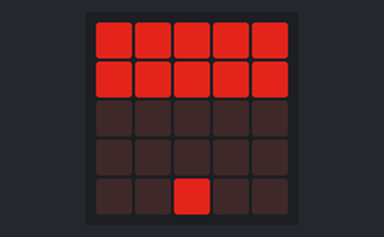
Bench run of a program on a simulated BBC micro:bit running MicroPython. Parts: the board's 5×5 LED display. Dim RGB values are drawn brighter than linear.

Above: at 0.1 s.
At 1.1 s:
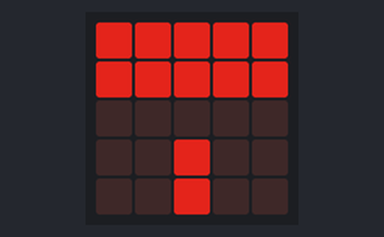
At 2.1 s:
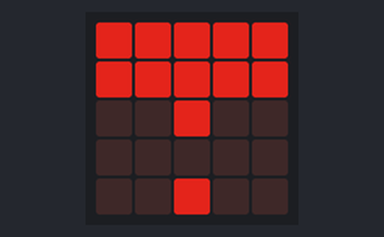
At 3.1 s:
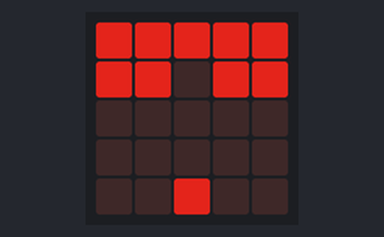

The program:

space_invaders_V0.1.py
```python
# Add your Python code here. E.g.
from microbit import *


while True:
    display.show(Image('66666:'
                   '66666:'
                   '00000:'
                   '00000:'
                   '00600'))
    sleep(1000)
    display.show(Image('66666:'
                   '66666:'
                   '00000:'
                   '00600:'
                   '00600'))
    sleep(1000)
    display.show(Image('66666:'
                   '66666:'
                   '00600:'
                   '00000:'
                   '00600'))
    sleep(1000)
    display.show(Image('66666:'
                   '66066:'
                   '00000:'
                   '00000:'
                   '00600'))
    sleep(1000)
```

Measured:
- by itself, everything shown: repeats every 4.0 s, in 4 steps
- what the display in image 1 shows lasts 1.0 s, from 1.0 s to 2.0 s
